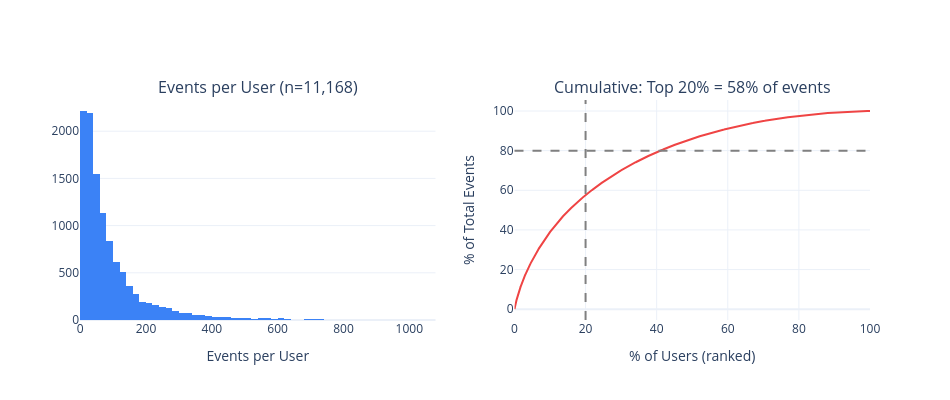

The notebook cell this image was saved under:
### Markdown cell above
## 3. Power User Analysis — The Pareto Effect

### Code cell
# ── Event distribution across users ──
user_events = q("""
    SELECT user_id, COUNT(*) as events, COUNT(DISTINCT session_id) as sessions
    FROM v_usage_events_clean GROUP BY user_id ORDER BY events DESC
""")

total = user_events.events.sum()
user_events["cumulative_pct"] = user_events.events.cumsum() / total * 100
user_events["user_rank_pct"] = (np.arange(1, len(user_events)+1) / len(user_events)) * 100

top_20_n = int(len(user_events) * 0.2)
top_20_share = user_events.head(top_20_n).events.sum() / total * 100

fig = make_subplots(rows=1, cols=2,
    subplot_titles=(f"Events per User (n={len(user_events):,})",
                    f"Cumulative: Top 20% = {top_20_share:.0f}% of events"))

fig.add_trace(go.Histogram(x=user_events.events, nbinsx=80, marker_color="#3b82f6",
                            name="Users"), row=1, col=1)
fig.add_trace(go.Scatter(x=user_events.user_rank_pct, y=user_events.cumulative_pct,
                         mode="lines", line=dict(color="#ef4444", width=2),
                         name="Cumulative %"), row=1, col=2)
fig.add_hline(y=80, line_dash="dash", line_color="gray", row=1, col=2)
fig.add_vline(x=20, line_dash="dash", line_color="gray", row=1, col=2)

fig.update_layout(height=400, width=950, showlegend=False)
fig.update_xaxes(title_text="Events per User", row=1, col=1)
fig.update_xaxes(title_text="% of Users (ranked)", row=1, col=2)
fig.update_yaxes(title_text="% of Total Events", row=1, col=2)
fig.show()

print(f"Power user concentration:")
print(f"  Top 20% of users ({top_20_n:,}) generate {top_20_share:.1f}% of all events")
print(f"  Median events per user: {user_events.events.median():.0f}")
print(f"  Mean events per user: {user_events.events.mean():.0f}")
print(f"  Max: {user_events.events.max():,}")

### Figure 1 — Plotly figure (JSON) as saved in the notebook; plotly's stock layout.template omitted (floating-point values rounded to 4 significant figures; data arrays with more than 128 entries replaced by an {"elided": "..."} marker saying what was removed)
{"data": [{"marker": {"color": "#3b82f6"}, "name": "Users", "nbinsx": 80, "type": "histogram", "x": {"elided": "11168 int values"}, "xaxis": "x", "yaxis": "y"}, {"line": {"color": "#ef4444", "width": 2}, "mode": "lines", "name": "Cumulative %", "type": "scatter", "x": {"elided": "11168 float values"}, "xaxis": "x2", "y": {"elided": "11168 float values"}, "yaxis": "y2"}], "layout": {"annotations": [{"font": {"size": 16}, "showarrow": false, "text": "Events per User (n=11,168)", "x": 0.225, "xanchor": "center", "xref": "paper", "y": 1, "yanchor": "bottom", "yref": "paper"}, {"font": {"size": 16}, "showarrow": false, "text": "Cumulative: Top 20% = 58% of events", "x": 0.775, "xanchor": "center", "xref": "paper", "y": 1, "yanchor": "bottom", "yref": "paper"}], "height": 400, "shapes": [{"line": {"color": "gray", "dash": "dash"}, "type": "line", "x0": 0, "x1": 1, "xref": "x2 domain", "y0": 80, "y1": 80, "yref": "y2"}, {"line": {"color": "gray", "dash": "dash"}, "type": "line", "x0": 20, "x1": 20, "xref": "x2", "y0": 0, "y1": 1, "yref": "y2 domain"}], "showlegend": false, "width": 950, "xaxis": {"anchor": "y", "domain": [0, 0.45], "title": {"text": "Events per User"}}, "xaxis2": {"anchor": "y2", "domain": [0.55, 1], "title": {"text": "% of Users (ranked)"}}, "yaxis": {"anchor": "x", "domain": [0, 1]}, "yaxis2": {"anchor": "x2", "domain": [0, 1], "title": {"text": "% of Total Events"}}}}
